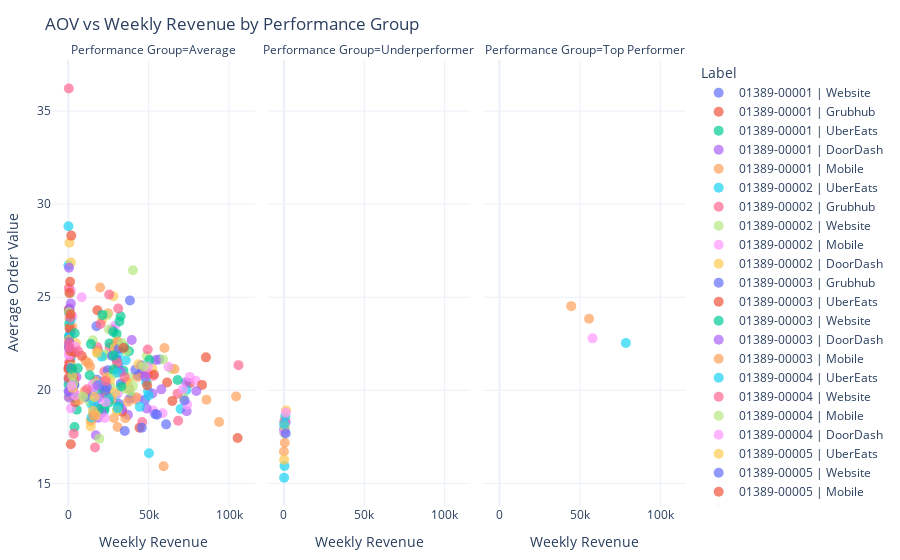

Notebook code for this chart:
### Code cell
import plotly.express as px

# Assume your DataFrame is named df and has columns:
# 'WeeklyRevenue', 'AOV', 'label', and 'Performance'

fig = px.scatter(
   conversion_quality,
    x="WeeklyRevenue",
    y="AOV",
    color="Label",
    facet_col="Performance",
    title="AOV vs Weekly Revenue by Performance Group",
    labels={
        "WeeklyRevenue": "Weekly Revenue",
        "AOV": "Average Order Value",
        "label": "Label",
        "Performance": "Performance Group"
    },
    template="plotly_white"
)

fig.update_traces(marker=dict(size=10, opacity=0.7), selector=dict(mode='markers'))
fig.update_layout(margin=dict(t=60, l=30, r=30, b=30))
fig.show()
